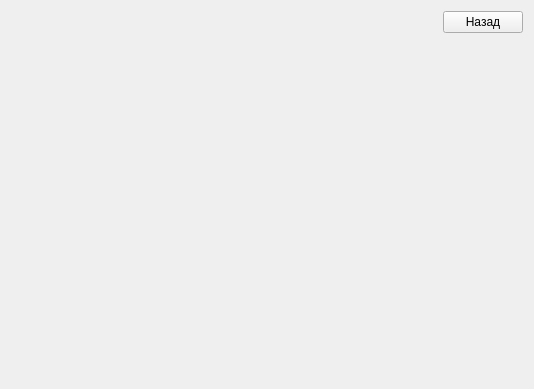
<?xml version="1.0" encoding="UTF-8"?>
<ui version="4.0">
 <class>RulesWindow</class>
 <widget class="QWidget" name="RulesWindow">
  <property name="geometry">
   <rect>
    <x>0</x>
    <y>0</y>
    <width>534</width>
    <height>389</height>
   </rect>
  </property>
  <property name="windowTitle">
   <string>Form</string>
  </property>
  <layout class="QGridLayout" name="gridLayout">
   <item row="1" column="0">
    <layout class="QGridLayout" name="gridLayout_2" rowstretch="1,10">
     <item row="0" column="0">
      <layout class="QHBoxLayout" name="horizontalLayout" stretch="20,1">
       <item>
        <spacer name="horizontalSpacer">
         <property name="orientation">
          <enum>Qt::Horizontal</enum>
         </property>
         <property name="sizeHint" stdset="0">
          <size>
           <width>40</width>
           <height>20</height>
          </size>
         </property>
        </spacer>
       </item>
       <item>
        <widget class="QPushButton" name="pushButton_back">
         <property name="text">
          <string>Назад</string>
         </property>
        </widget>
       </item>
      </layout>
     </item>
     <item row="1" column="0">
      <widget class="QLabel" name="label">
       <property name="text">
        <string/>
       </property>
      </widget>
     </item>
    </layout>
   </item>
  </layout>
 </widget>
 <resources/>
 <connections/>
</ui>
